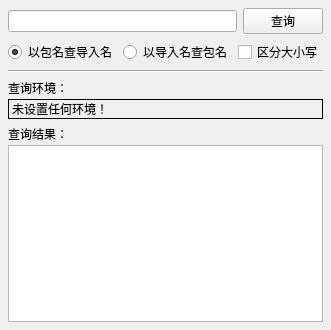
<?xml version="1.0" encoding="UTF-8"?>
<ui version="4.0">
 <class>query_panel</class>
 <widget class="QMainWindow" name="query_panel">
  <property name="windowModality">
   <enum>Qt::WindowModal</enum>
  </property>
  <property name="geometry">
   <rect>
    <x>0</x>
    <y>0</y>
    <width>330</width>
    <height>330</height>
   </rect>
  </property>
  <property name="font">
   <font>
    <family>Microsoft YaHei UI</family>
   </font>
  </property>
  <property name="windowTitle">
   <string>查询面板</string>
  </property>
  <widget class="QWidget" name="centralwidget">
   <layout class="QVBoxLayout" name="verticalLayout_3">
    <property name="leftMargin">
     <number>8</number>
    </property>
    <property name="topMargin">
     <number>8</number>
    </property>
    <property name="rightMargin">
     <number>8</number>
    </property>
    <property name="bottomMargin">
     <number>8</number>
    </property>
    <item>
     <layout class="QHBoxLayout" name="horizontalLayout">
      <item>
       <widget class="QLineEdit" name="uiLineEdit_input_name">
        <property name="contextMenuPolicy">
         <enum>Qt::CustomContextMenu</enum>
        </property>
       </widget>
      </item>
      <item>
       <widget class="QPushButton" name="uiPushButton_query">
        <property name="text">
         <string>查询</string>
        </property>
       </widget>
      </item>
     </layout>
    </item>
    <item>
     <layout class="QHBoxLayout" name="horizontalLayout_2">
      <item>
       <widget class="QRadioButton" name="uiRadioButton_pkg2import">
        <property name="text">
         <string>以包名查导入名</string>
        </property>
        <property name="checked">
         <bool>true</bool>
        </property>
       </widget>
      </item>
      <item>
       <widget class="QRadioButton" name="uiRadioButton_import2pkg">
        <property name="text">
         <string>以导入名查包名</string>
        </property>
       </widget>
      </item>
      <item>
       <widget class="QCheckBox" name="uiCheckBox_case_sensitive">
        <property name="text">
         <string>区分大小写</string>
        </property>
       </widget>
      </item>
     </layout>
    </item>
    <item>
     <widget class="Line" name="line">
      <property name="orientation">
       <enum>Qt::Horizontal</enum>
      </property>
     </widget>
    </item>
    <item>
     <layout class="QVBoxLayout" name="verticalLayout_2">
      <property name="spacing">
       <number>2</number>
      </property>
      <item>
       <widget class="QLabel" name="label">
        <property name="text">
         <string>查询环境：</string>
        </property>
       </widget>
      </item>
      <item>
       <widget class="QLabel" name="uiLabel_query_environ">
        <property name="frameShape">
         <enum>QFrame::Box</enum>
        </property>
        <property name="text">
         <string>未设置任何环境！</string>
        </property>
       </widget>
      </item>
     </layout>
    </item>
    <item>
     <layout class="QVBoxLayout" name="verticalLayout">
      <property name="spacing">
       <number>2</number>
      </property>
      <item>
       <widget class="QLabel" name="uiLabel_query_result">
        <property name="text">
         <string>查询结果：</string>
        </property>
       </widget>
      </item>
      <item>
       <widget class="QPlainTextEdit" name="uiPlainTextEdit_query_result">
        <property name="contextMenuPolicy">
         <enum>Qt::CustomContextMenu</enum>
        </property>
       </widget>
      </item>
     </layout>
    </item>
   </layout>
  </widget>
 </widget>
 <resources/>
 <connections/>
</ui>
